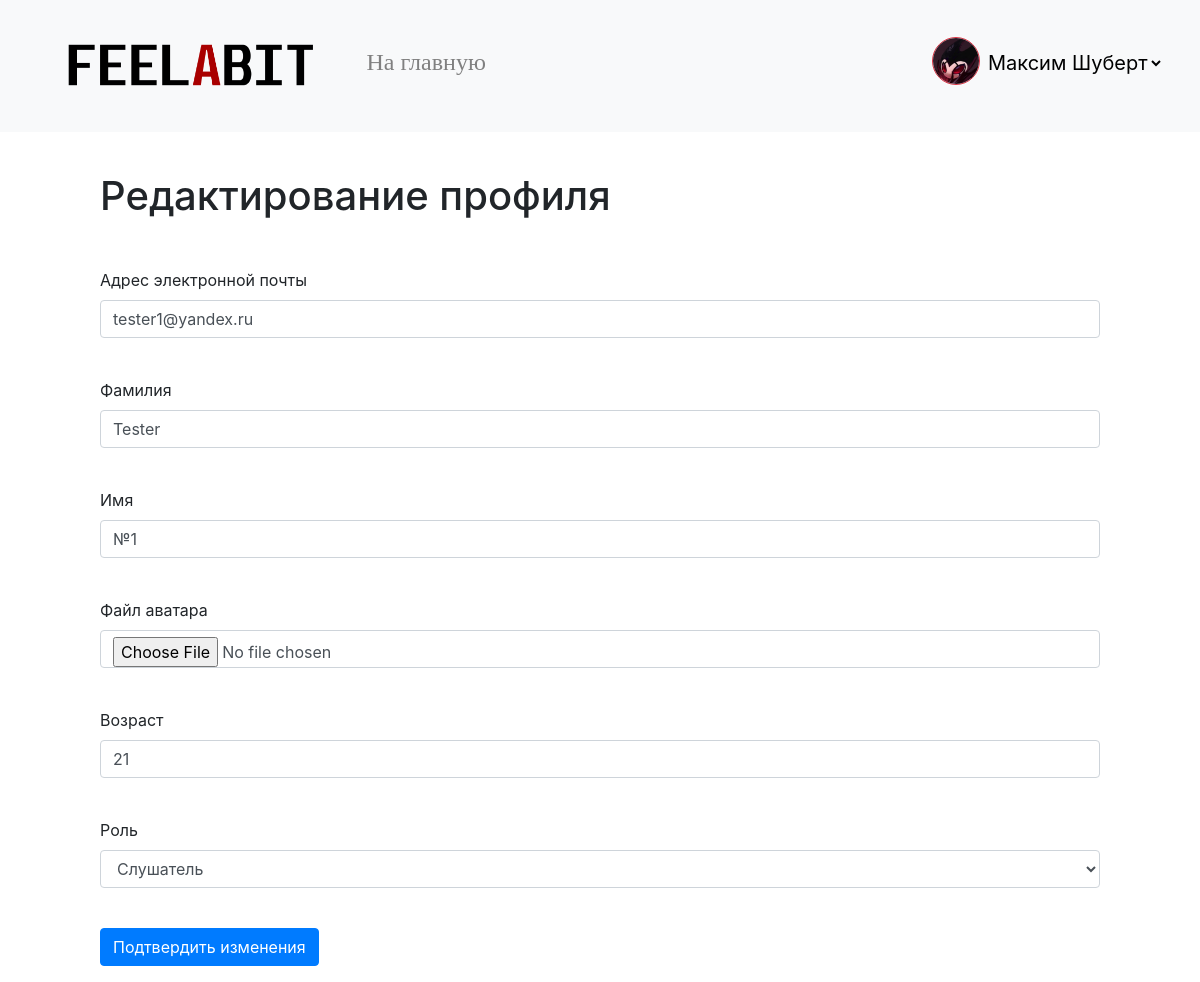
The app's page /user/2/edit (signed in) with its own data.
### data/users.py (models this page shows, shortened)
class User(SqlAlchemyBase, UserMixin, SerializerMixin):
    __tablename__ = 'users'
    id = sqlalchemy.Column(sqlalchemy.Integer, primary_key=True, autoincrement=True)
    surname = sqlalchemy.Column(sqlalchemy.String, nullable=True)
    name = sqlalchemy.Column(sqlalchemy.String, nullable=True)
    role = sqlalchemy.Column(sqlalchemy.String, nullable=True)
    email = sqlalchemy.Column(sqlalchemy.String, index=True, unique=True, nullable=True)
    age = sqlalchemy.Column(sqlalchemy.Integer, nullable=True)
    avatar_img = sqlalchemy.Column(sqlalchemy.String, default='/static/img/user.png')
    hashed_password = sqlalchemy.Column(sqlalchemy.String, nullable=True)
    modified_date = sqlalchemy.Column(sqlalchemy.DateTime, default=datetime.datetime.now)
    register_date = sqlalchemy.Column(sqlalchemy.DateTime, default=datetime.datetime.now)

### main.py (the view, shortened to what this page needs)
@app.route('/user/<int:user_id>/edit', methods=['GET', 'POST'])
def user_edit(user_id):
    form = EditInfoForm()
    if request.method == "GET":
        db_sess = db_session.create_session()
        user = db_sess.query(User).filter(User.id == user_id).first()
        if user:
            form.email.data = user.email
            form.surname.data = user.surname
            form.name.data = user.name
            form.age.data = user.age
            form.role.data = user.role
        else:
            abort(404)
    return render_template('register.html',
                           title='Редактирование профиля',
                           form=form, mode='edit')

### forms/user_forms.py
class EditInfoForm(FlaskForm):
    email = EmailField('Адрес электронной почты', validators=[DataRequired()])
    avatar_img = FileField('Файл аватара',
                           validators=[FileAllowed(['png', 'jpg', 'jpeg'],
                                                   'Для загрузки картинки аватара доступны '
                                                   'только форматы PNG и JPG/JPEG')])
    surname = StringField('Фамилия', validators=[DataRequired()])
    name = StringField('Имя', validators=[DataRequired()])
    age = IntegerField('Возраст', validators=[DataRequired()])
    role = SelectField('Роль', choices=[(2, 'Слушатель'), (3, 'Музыкант')], validators=[DataRequired()])
    submit = SubmitField('Подтвердить изменения')

### data/db_session.py (called while the page is built)
def create_session() -> Session:
    global __factory
    return __factory()

### main.py (called while the page is built)
@login_manager.user_loader
def load_user(user_id):
    db_sess = db_session.create_session()
    return db_sess.query(User).get(user_id)

### templates/register.html (shortened to what this page needs)
{% extends "base.html" %}
{% block content %}
{% if mode == 'register' %}
    <h1 style="padding-top:40px;padding-bottom:40px">Регистрация</h1>
{% else %}
    <h1 style="padding-top:40px;padding-bottom:40px">Редактирование профиля</h1>
{% endif %}
<form action="" method="post" novalidate enctype=multipart/form-data>
    <p>
        {{ form.email.label }}<br>
        {{ form.email(class="form-control", type="email") }}<br>
    </p>
    <p>
        {{ form.surname.label }}<br>
        {{ form.surname(class="form-control") }}<br>
    </p>
    <p>
        {{ form.name.label }}<br>
        {{ form.name(class="form-control") }}<br>
    </p>
    <p>
        {{ form.avatar_img.label }}<br>
        {{ form.avatar_img(class="form-control") }}<br>
    </p>
    <p>
        {{ form.age.label }}<br>
        {{ form.age(class="form-control") }}<br>
    </p>
    <p>
        {{ form.role.label }}<br>
        {{ form.role(class="form-control") }}<br>
    </p>
    <p>{{ form.submit(type="submit", class="btn btn-primary") }}</p>
</form>
{% endblock %}

### templates/base.html (shortened to what this page needs)
<!doctype html>
<html lang="en" xmlns:padding-left="http://www.w3.org/1999/xhtml" xmlns:padding-right="http://www.w3.org/1999/xhtml">
<head>
    <link rel="stylesheet"
          href="https://stackpath.bootstrapcdn.com/bootstrap/4.4.1/css/bootstrap.min.css"
>
    <link rel="stylesheet" type="text/css" href="/static/css/style.css" />
</head>
<body>
<header>
    <nav class="navbar navbar-light bg-light">
        <div>
            <a href="/"><img src="/static/img/feel_logo.png"
                             hspace="50" vspace="30"
                             class="navbar-brand"/></a>
            <a href="/main" style="margin-left: 30px"><font size="5" face="Trebuchet MS" color="grey">На главную</font></a>
        </div>
        {% if current_user.is_authenticated %}
            <div>
                <img src="{{ current_user.avatar_img }}" width="48px" height="48px"
                     class="border rounded-circle border-danger" style="margin-bottom: 10px"/>
                <select style="border: 0px;font-size: 20px;margin-right: 20px" class="bg-light" onChange="window.location.href=this.value">
                    <option selected disabled hidden>{{ current_user.name }} {{ current_user.surname }}</option>
                </select>
            </div>
        {% else %}
            <p>
                <a class="btn btn-primary " href="/register">Зарегистрироваться</a>
                <a class="btn btn-success" href="/login">Войти</a>
            </p>
        {% endif %}
    </nav>
</header>
<div style="margin-left: 100px;margin-right: 100px">
    {% block content %}{% endblock %}
</div>
</body>
</html>

### records on screen
User: avatar_img (picture), name "Максим Шуберт"
User: email "tester1@yandex.ru", surname "Tester", name "№1", age "21", role "Слушатель"
